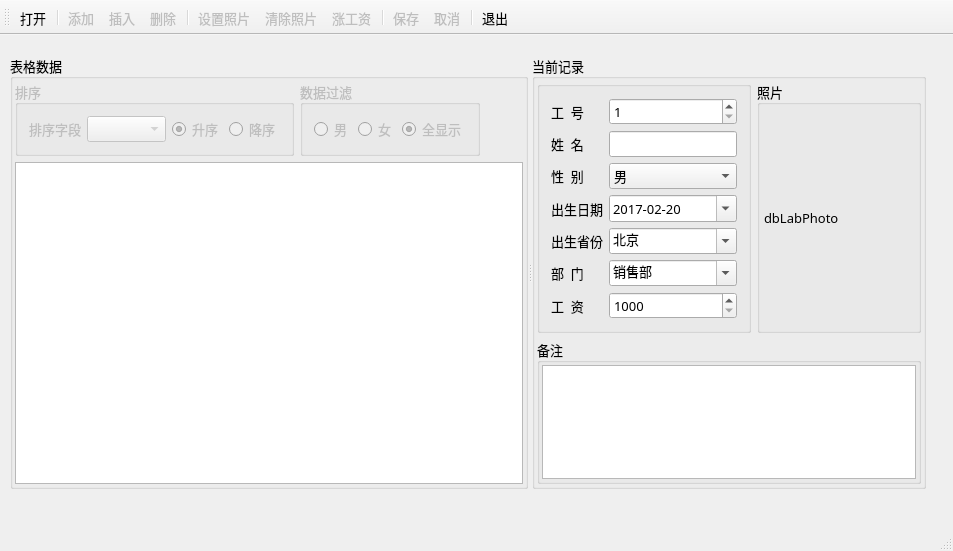
<?xml version="1.0" encoding="UTF-8"?>
<ui version="4.0">
 <class>MainWindow</class>
 <widget class="QMainWindow" name="MainWindow">
  <property name="geometry">
   <rect>
    <x>0</x>
    <y>0</y>
    <width>953</width>
    <height>551</height>
   </rect>
  </property>
  <property name="font">
   <font>
    <family>宋体</family>
    <pointsize>10</pointsize>
   </font>
  </property>
  <property name="windowTitle">
   <string>QSqlTableModel的使用</string>
  </property>
  <widget class="QWidget" name="centralWidget">
   <widget class="QSplitter" name="splitter">
    <property name="geometry">
     <rect>
      <x>10</x>
      <y>20</y>
      <width>916</width>
      <height>434</height>
     </rect>
    </property>
    <property name="orientation">
     <enum>Qt::Horizontal</enum>
    </property>
    <widget class="QGroupBox" name="groupBox_6">
     <property name="title">
      <string>表格数据</string>
     </property>
     <layout class="QVBoxLayout" name="verticalLayout_4">
      <property name="leftMargin">
       <number>2</number>
      </property>
      <property name="topMargin">
       <number>2</number>
      </property>
      <property name="rightMargin">
       <number>2</number>
      </property>
      <property name="bottomMargin">
       <number>2</number>
      </property>
      <item>
       <layout class="QHBoxLayout" name="horizontalLayout_4">
        <item>
         <widget class="QGroupBox" name="groupBoxSort">
          <property name="enabled">
           <bool>false</bool>
          </property>
          <property name="title">
           <string>排序</string>
          </property>
          <layout class="QHBoxLayout" name="horizontalLayout_2">
           <item>
            <widget class="QLabel" name="label_14">
             <property name="text">
              <string>排序字段</string>
             </property>
            </widget>
           </item>
           <item>
            <widget class="QComboBox" name="comboFields"/>
           </item>
           <item>
            <widget class="QRadioButton" name="radioBtnAscend">
             <property name="text">
              <string>升序</string>
             </property>
             <property name="checked">
              <bool>true</bool>
             </property>
            </widget>
           </item>
           <item>
            <widget class="QRadioButton" name="radioBtnDescend">
             <property name="text">
              <string>降序</string>
             </property>
            </widget>
           </item>
          </layout>
         </widget>
        </item>
        <item>
         <widget class="QGroupBox" name="groupBoxFilter">
          <property name="enabled">
           <bool>false</bool>
          </property>
          <property name="title">
           <string>数据过滤</string>
          </property>
          <layout class="QHBoxLayout" name="horizontalLayout_3">
           <item>
            <widget class="QRadioButton" name="radioBtnMan">
             <property name="text">
              <string>男</string>
             </property>
            </widget>
           </item>
           <item>
            <widget class="QRadioButton" name="radioBtnWoman">
             <property name="text">
              <string>女</string>
             </property>
            </widget>
           </item>
           <item>
            <widget class="QRadioButton" name="radioBtnBoth">
             <property name="text">
              <string>全显示</string>
             </property>
             <property name="checked">
              <bool>true</bool>
             </property>
            </widget>
           </item>
          </layout>
         </widget>
        </item>
        <item>
         <spacer name="horizontalSpacer">
          <property name="orientation">
           <enum>Qt::Horizontal</enum>
          </property>
          <property name="sizeHint" stdset="0">
           <size>
            <width>40</width>
            <height>20</height>
           </size>
          </property>
         </spacer>
        </item>
       </layout>
      </item>
      <item>
       <widget class="QTableView" name="tableView">
        <property name="styleSheet">
         <string notr="true">alternate-background-color: rgb(211, 249, 248);</string>
        </property>
        <property name="editTriggers">
         <set>QAbstractItemView::AnyKeyPressed|QAbstractItemView::DoubleClicked|QAbstractItemView::EditKeyPressed|QAbstractItemView::SelectedClicked</set>
        </property>
        <attribute name="horizontalHeaderDefaultSectionSize">
         <number>80</number>
        </attribute>
        <attribute name="verticalHeaderDefaultSectionSize">
         <number>25</number>
        </attribute>
       </widget>
      </item>
     </layout>
    </widget>
    <widget class="QGroupBox" name="groupBox">
     <property name="title">
      <string>当前记录</string>
     </property>
     <layout class="QVBoxLayout" name="verticalLayout_3">
      <property name="leftMargin">
       <number>2</number>
      </property>
      <property name="topMargin">
       <number>2</number>
      </property>
      <property name="rightMargin">
       <number>2</number>
      </property>
      <property name="bottomMargin">
       <number>2</number>
      </property>
      <item>
       <layout class="QHBoxLayout" name="horizontalLayout">
        <item>
         <widget class="QGroupBox" name="groupBox_5">
          <property name="title">
           <string/>
          </property>
          <layout class="QFormLayout" name="formLayout">
           <item row="0" column="0">
            <widget class="QLabel" name="label">
             <property name="text">
              <string>工  号</string>
             </property>
             <property name="buddy">
              <cstring>dbSpinEmpNo</cstring>
             </property>
            </widget>
           </item>
           <item row="0" column="1">
            <widget class="QSpinBox" name="dbSpinEmpNo">
             <property name="minimum">
              <number>1</number>
             </property>
             <property name="maximum">
              <number>10000</number>
             </property>
            </widget>
           </item>
           <item row="1" column="0">
            <widget class="QLabel" name="label_2">
             <property name="text">
              <string>姓  名</string>
             </property>
             <property name="buddy">
              <cstring>dbEditName</cstring>
             </property>
            </widget>
           </item>
           <item row="1" column="1">
            <widget class="QLineEdit" name="dbEditName"/>
           </item>
           <item row="2" column="0">
            <widget class="QLabel" name="label_3">
             <property name="text">
              <string>性  别</string>
             </property>
             <property name="buddy">
              <cstring>dbComboSex</cstring>
             </property>
            </widget>
           </item>
           <item row="2" column="1">
            <widget class="QComboBox" name="dbComboSex">
             <item>
              <property name="text">
               <string>男</string>
              </property>
             </item>
             <item>
              <property name="text">
               <string>女</string>
              </property>
             </item>
            </widget>
           </item>
           <item row="3" column="0">
            <widget class="QLabel" name="label_5">
             <property name="text">
              <string>出生日期</string>
             </property>
             <property name="buddy">
              <cstring>dbEditBirth</cstring>
             </property>
            </widget>
           </item>
           <item row="3" column="1">
            <widget class="QDateEdit" name="dbEditBirth">
             <property name="displayFormat">
              <string>yyyy-MM-dd</string>
             </property>
             <property name="calendarPopup">
              <bool>true</bool>
             </property>
             <property name="date">
              <date>
               <year>2017</year>
               <month>2</month>
               <day>20</day>
              </date>
             </property>
            </widget>
           </item>
           <item row="4" column="0">
            <widget class="QLabel" name="label_7">
             <property name="text">
              <string>出生省份</string>
             </property>
             <property name="buddy">
              <cstring>dbComboProvince</cstring>
             </property>
            </widget>
           </item>
           <item row="4" column="1">
            <widget class="QComboBox" name="dbComboProvince">
             <property name="editable">
              <bool>true</bool>
             </property>
             <item>
              <property name="text">
               <string>北京</string>
              </property>
             </item>
             <item>
              <property name="text">
               <string>上海</string>
              </property>
             </item>
             <item>
              <property name="text">
               <string>天津</string>
              </property>
             </item>
             <item>
              <property name="text">
               <string>重庆</string>
              </property>
             </item>
             <item>
              <property name="text">
               <string>安徽</string>
              </property>
             </item>
             <item>
              <property name="text">
               <string>河北</string>
              </property>
             </item>
             <item>
              <property name="text">
               <string>河南</string>
              </property>
             </item>
             <item>
              <property name="text">
               <string>湖北</string>
              </property>
             </item>
             <item>
              <property name="text">
               <string>湖南</string>
              </property>
             </item>
             <item>
              <property name="text">
               <string>山西</string>
              </property>
             </item>
             <item>
              <property name="text">
               <string>山东</string>
              </property>
             </item>
             <item>
              <property name="text">
               <string>陕西</string>
              </property>
             </item>
             <item>
              <property name="text">
               <string>江苏</string>
              </property>
             </item>
             <item>
              <property name="text">
               <string>江西</string>
              </property>
             </item>
            </widget>
           </item>
           <item row="5" column="0">
            <widget class="QLabel" name="label_6">
             <property name="text">
              <string>部  门</string>
             </property>
             <property name="buddy">
              <cstring>dbComboDep</cstring>
             </property>
            </widget>
           </item>
           <item row="5" column="1">
            <widget class="QComboBox" name="dbComboDep">
             <property name="editable">
              <bool>true</bool>
             </property>
             <item>
              <property name="text">
               <string>销售部</string>
              </property>
             </item>
             <item>
              <property name="text">
               <string>技术部</string>
              </property>
             </item>
             <item>
              <property name="text">
               <string>生产部</string>
              </property>
             </item>
             <item>
              <property name="text">
               <string>行政部</string>
              </property>
             </item>
            </widget>
           </item>
           <item row="6" column="0">
            <widget class="QLabel" name="label_12">
             <property name="text">
              <string>工  资</string>
             </property>
             <property name="buddy">
              <cstring>dbSpinSalary</cstring>
             </property>
            </widget>
           </item>
           <item row="6" column="1">
            <widget class="QSpinBox" name="dbSpinSalary">
             <property name="prefix">
              <string/>
             </property>
             <property name="minimum">
              <number>1000</number>
             </property>
             <property name="maximum">
              <number>50000</number>
             </property>
             <property name="singleStep">
              <number>100</number>
             </property>
             <property name="value">
              <number>1000</number>
             </property>
            </widget>
           </item>
          </layout>
         </widget>
        </item>
        <item>
         <widget class="QGroupBox" name="groupBox_3">
          <property name="title">
           <string>照片</string>
          </property>
          <property name="flat">
           <bool>true</bool>
          </property>
          <layout class="QVBoxLayout" name="verticalLayout">
           <property name="leftMargin">
            <number>4</number>
           </property>
           <property name="topMargin">
            <number>4</number>
           </property>
           <property name="rightMargin">
            <number>4</number>
           </property>
           <property name="bottomMargin">
            <number>4</number>
           </property>
           <item>
            <widget class="QLabel" name="dbLabPhoto">
             <property name="minimumSize">
              <size>
               <width>150</width>
               <height>0</height>
              </size>
             </property>
             <property name="maximumSize">
              <size>
               <width>350</width>
               <height>16777215</height>
              </size>
             </property>
             <property name="text">
              <string>dbLabPhoto</string>
             </property>
            </widget>
           </item>
          </layout>
         </widget>
        </item>
       </layout>
      </item>
      <item>
       <widget class="QGroupBox" name="groupBox_4">
        <property name="title">
         <string>备注</string>
        </property>
        <property name="flat">
         <bool>true</bool>
        </property>
        <layout class="QVBoxLayout" name="verticalLayout_2">
         <property name="leftMargin">
          <number>2</number>
         </property>
         <property name="topMargin">
          <number>2</number>
         </property>
         <property name="rightMargin">
          <number>2</number>
         </property>
         <property name="bottomMargin">
          <number>2</number>
         </property>
         <item>
          <widget class="QPlainTextEdit" name="dbEditMemo">
           <property name="maximumSize">
            <size>
             <width>16777215</width>
             <height>16777215</height>
            </size>
           </property>
          </widget>
         </item>
        </layout>
       </widget>
      </item>
     </layout>
    </widget>
   </widget>
  </widget>
  <widget class="QStatusBar" name="statusBar"/>
  <widget class="QToolBar" name="mainToolBar">
   <property name="toolButtonStyle">
    <enum>Qt::ToolButtonTextUnderIcon</enum>
   </property>
   <attribute name="toolBarArea">
    <enum>TopToolBarArea</enum>
   </attribute>
   <attribute name="toolBarBreak">
    <bool>false</bool>
   </attribute>
   <addaction name="actOpenDB"/>
   <addaction name="separator"/>
   <addaction name="actRecAppend"/>
   <addaction name="actRecInsert"/>
   <addaction name="actRecDelete"/>
   <addaction name="separator"/>
   <addaction name="actPhoto"/>
   <addaction name="actPhotoClear"/>
   <addaction name="actScan"/>
   <addaction name="separator"/>
   <addaction name="actSubmit"/>
   <addaction name="actRevert"/>
   <addaction name="separator"/>
   <addaction name="actQuit"/>
  </widget>
  <action name="actOpenDB">
   <property name="icon">
    <iconset resource="res.qrc">
     <normaloff>:/images/images/open3.bmp</normaloff>:/images/images/open3.bmp</iconset>
   </property>
   <property name="text">
    <string>打开</string>
   </property>
   <property name="toolTip">
    <string>打开数据库</string>
   </property>
  </action>
  <action name="actQuit">
   <property name="icon">
    <iconset resource="res.qrc">
     <normaloff>:/images/images/exit.bmp</normaloff>:/images/images/exit.bmp</iconset>
   </property>
   <property name="text">
    <string>退出</string>
   </property>
   <property name="toolTip">
    <string>退出</string>
   </property>
  </action>
  <action name="actRecAppend">
   <property name="enabled">
    <bool>false</bool>
   </property>
   <property name="icon">
    <iconset resource="res.qrc">
     <normaloff>:/images/images/316.bmp</normaloff>:/images/images/316.bmp</iconset>
   </property>
   <property name="text">
    <string>添加</string>
   </property>
   <property name="toolTip">
    <string>添加记录</string>
   </property>
  </action>
  <action name="actRecInsert">
   <property name="enabled">
    <bool>false</bool>
   </property>
   <property name="icon">
    <iconset resource="res.qrc">
     <normaloff>:/images/images/306.bmp</normaloff>:/images/images/306.bmp</iconset>
   </property>
   <property name="text">
    <string>插入</string>
   </property>
   <property name="toolTip">
    <string>插入记录</string>
   </property>
  </action>
  <action name="actSubmit">
   <property name="enabled">
    <bool>false</bool>
   </property>
   <property name="icon">
    <iconset resource="res.qrc">
     <normaloff>:/images/images/save1.bmp</normaloff>:/images/images/save1.bmp</iconset>
   </property>
   <property name="text">
    <string>保存</string>
   </property>
   <property name="toolTip">
    <string>保存修改</string>
   </property>
  </action>
  <action name="actRevert">
   <property name="enabled">
    <bool>false</bool>
   </property>
   <property name="icon">
    <iconset resource="res.qrc">
     <normaloff>:/images/images/ubdo.bmp</normaloff>:/images/images/ubdo.bmp</iconset>
   </property>
   <property name="text">
    <string>取消</string>
   </property>
   <property name="toolTip">
    <string>取消修改</string>
   </property>
  </action>
  <action name="actRecDelete">
   <property name="enabled">
    <bool>false</bool>
   </property>
   <property name="icon">
    <iconset resource="res.qrc">
     <normaloff>:/images/images/delete1.bmp</normaloff>:/images/images/delete1.bmp</iconset>
   </property>
   <property name="text">
    <string>删除</string>
   </property>
   <property name="toolTip">
    <string>删除记录</string>
   </property>
  </action>
  <action name="actPhoto">
   <property name="enabled">
    <bool>false</bool>
   </property>
   <property name="icon">
    <iconset resource="res.qrc">
     <normaloff>:/images/images/00.JPG</normaloff>:/images/images/00.JPG</iconset>
   </property>
   <property name="text">
    <string>设置照片</string>
   </property>
   <property name="toolTip">
    <string>设置照片</string>
   </property>
  </action>
  <action name="actPhotoClear">
   <property name="enabled">
    <bool>false</bool>
   </property>
   <property name="icon">
    <iconset resource="res.qrc">
     <normaloff>:/images/images/103.bmp</normaloff>:/images/images/103.bmp</iconset>
   </property>
   <property name="text">
    <string>清除照片</string>
   </property>
   <property name="toolTip">
    <string>清除照片</string>
   </property>
  </action>
  <action name="actScan">
   <property name="enabled">
    <bool>false</bool>
   </property>
   <property name="icon">
    <iconset resource="res.qrc">
     <normaloff>:/images/images/up.bmp</normaloff>:/images/images/up.bmp</iconset>
   </property>
   <property name="text">
    <string>涨工资</string>
   </property>
   <property name="toolTip">
    <string>涨工资</string>
   </property>
  </action>
 </widget>
 <layoutdefault spacing="6" margin="11"/>
 <resources>
  <include location="res.qrc"/>
 </resources>
 <connections>
  <connection>
   <sender>actQuit</sender>
   <signal>triggered()</signal>
   <receiver>MainWindow</receiver>
   <slot>close()</slot>
   <hints>
    <hint type="sourcelabel">
     <x>-1</x>
     <y>-1</y>
    </hint>
    <hint type="destinationlabel">
     <x>274</x>
     <y>184</y>
    </hint>
   </hints>
  </connection>
 </connections>
</ui>
